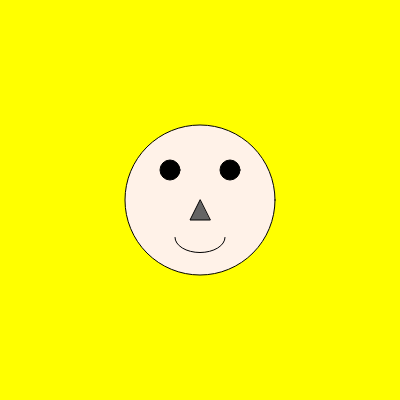
Frame 1 (no input)
Frame 2 (the mouse pressed at the canvas centre, redrawn once): identical to frame 1, image omitted

The p5.js sketch that drew this single still picture (run headless with seeded random() and noise() and a simulated clock; the mouse was pressed at the canvas centre and the sketch redrawn once):

// p5.js sketch
// ── sketch.js
function setup() {
  createCanvas(400, 400);
  noLoop();
}

function draw() {
  background(255, 255, 0);
  drawSimpleChernoffFace(width / 2, height / 2, 150);
}

function drawSimpleChernoffFace(x, y, size) {

  fill(255, 242, 232);
  ellipse(x, y, size, size);  // Round face
  
  // Eyes
  fill(0);
  let eyeSize = 20;
  let eyeDistance = 30;
  ellipse(x - eyeDistance, y - size / 5, eyeSize, eyeSize);
  ellipse(x + eyeDistance, y - size / 5, eyeSize, eyeSize);
  
  // Nose
  fill(100);
  triangle(x, y, x - 10, y + 20, x + 10, y + 20);
  
  // Mouth
  noFill();
  stroke(0);
  arc(x, y + size / 4, 50, 30, 0, PI);
}
